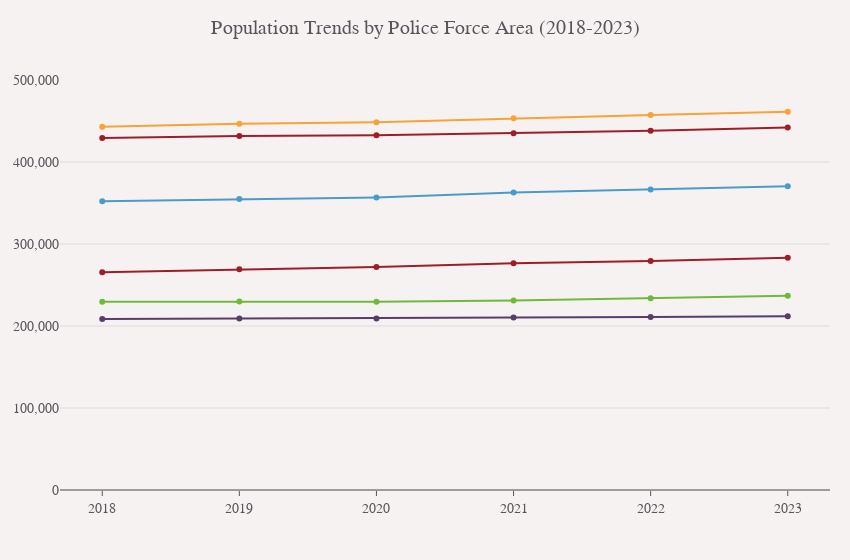

The code cell stored with this chart in its notebook:
### Code cell
# Alternative: Single chart with all PFAs
fig = go.Figure()

for pfa in sample_pfas:
    pfa_data = recent_data[recent_data['pfa'] == pfa].groupby('year')['freq'].sum().reset_index()
    
    fig.add_trace(
        go.Scatter(
            x=pfa_data['year'],
            y=pfa_data['freq'],
            mode='lines+markers',
            name=pfa,
            line=dict(width=2),
            marker=dict(size=6)
        )
    )

fig.update_layout(
    title="Population Trends by Police Force Area (2018-2023)",
    xaxis_title="",
    yaxis_title="",
    hovermode='x unified',
    margin=dict(l=60, r=20),
    width=850,
)

fig.update_yaxes(title_text="", nticks=5, tickformat=",.0f", dtick=100000, rangemode='tozero', autorangeoptions_maxallowed=500000)  # Adjust the interval as needed

fig.show()

### Figure 1 — Plotly figure (JSON) as saved in the notebook; plotly's stock layout.template omitted (floating-point values rounded to 4 significant figures)
{"data": [{"line": {"width": 2}, "marker": {"size": 6}, "mode": "lines+markers", "name": "Bedfordshire", "type": "scatter", "x": [2018, 2019, 2020, 2021, 2022, 2023], "y": [265617, 269144, 271958, 276615, 279401, 283232]}, {"line": {"width": 2}, "marker": {"size": 6}, "mode": "lines+markers", "name": "Cambridgeshire", "type": "scatter", "x": [2018, 2019, 2020, 2021, 2022, 2023], "y": [352243, 354839, 356827, 362760, 366405, 370373]}, {"line": {"width": 2}, "marker": {"size": 6}, "mode": "lines+markers", "name": "Cheshire", "type": "scatter", "x": [2018, 2019, 2020, 2021, 2022, 2023], "y": [442982, 446796, 448612, 453388, 457332, 461195]}, {"line": {"width": 2}, "marker": {"size": 6}, "mode": "lines+markers", "name": "Cleveland", "type": "scatter", "x": [2018, 2019, 2020, 2021, 2022, 2023], "y": [229619, 229956, 229679, 231228, 233742, 236801]}, {"line": {"width": 2}, "marker": {"size": 6}, "mode": "lines+markers", "name": "Cumbria", "type": "scatter", "x": [2018, 2019, 2020, 2021, 2022, 2023], "y": [208587, 209151, 209165, 210231, 211113, 212005]}, {"line": {"width": 2}, "marker": {"size": 6}, "mode": "lines+markers", "name": "Derbyshire", "type": "scatter", "x": [2018, 2019, 2020, 2021, 2022, 2023], "y": [429264, 431654, 432477, 435001, 438019, 442096]}], "layout": {"hovermode": "x unified", "margin": {"l": 60, "r": 20}, "title": {"text": "Population Trends by Police Force Area (2018-2023)"}, "width": 850, "xaxis": {"title": {"text": ""}}, "yaxis": {"autorangeoptions": {"maxallowed": 500000}, "dtick": 100000, "nticks": 5, "rangemode": "tozero", "tickformat": ",.0f", "title": {"text": ""}}}}
